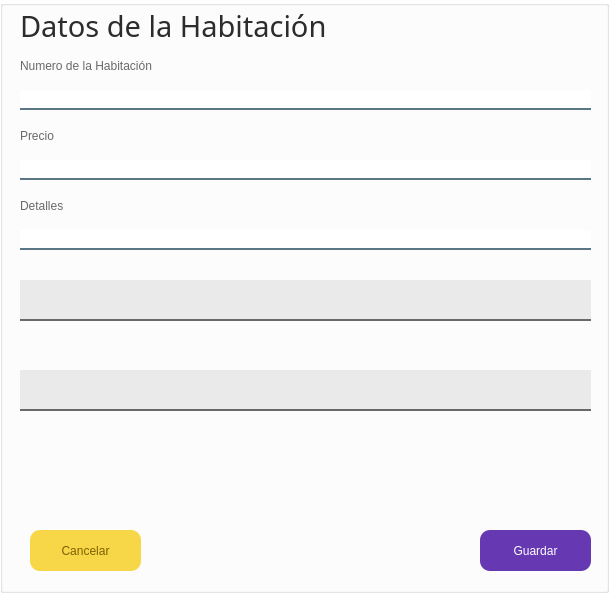
<?xml version="1.0" encoding="UTF-8"?>
<ui version="4.0">
 <class>MainWindow</class>
 <widget class="QMainWindow" name="MainWindow">
  <property name="geometry">
   <rect>
    <x>0</x>
    <y>0</y>
    <width>609</width>
    <height>593</height>
   </rect>
  </property>
  <property name="windowTitle">
   <string>MainWindow</string>
  </property>
  <widget class="QWidget" name="centralwidget">
   <layout class="QVBoxLayout" name="verticalLayout">
    <property name="spacing">
     <number>0</number>
    </property>
    <property name="leftMargin">
     <number>0</number>
    </property>
    <property name="topMargin">
     <number>0</number>
    </property>
    <property name="rightMargin">
     <number>0</number>
    </property>
    <property name="bottomMargin">
     <number>0</number>
    </property>
    <item>
     <widget class="QGroupBox" name="groupBox">
      <property name="styleSheet">
       <string notr="true">QPushButton{
    background:rgba(247,215,71,255);
    /*border: 1px solid #2361a0; /* Cambiar el color del borde a azul oscuro */
    border-radius: 10px;
    font: 75 12pt &quot;Archivo&quot;;
/* Cambiar el color de fondo a azul oscuro */
    color: rgba(128,96,0,255);
}
/*
QPushButton:hover{

background-color: qlineargradient(spread:pad, x1:0, y1:0.505682, x2:1, y2:0.477, stop:0 rgba(14, 52, 83, 1), stop:1 rgba(14, 52, 83, 1));
color: black;

}
*/
QGroupBox{
background-color: rgb(255, 255, 255); /* Cambiar el color de fondo a azul oscuro */
}

QLineEdit{
background-color: rgb(255,255,255);
border:none;
border-bottom:2px solid rgba(46, 82, 101, 200);
   /*color: #2361a0;*/
	color:rgba(106,105,103,255);
    font: 75 12pt &quot;Archivo&quot;;

}

QLabel{
color: rgba(106,105,103,255);
    font: 75 12pt &quot;Archivo&quot;;
}</string>
      </property>
      <property name="title">
       <string/>
      </property>
      <widget class="QLabel" name="label">
       <property name="geometry">
        <rect>
         <x>20</x>
         <y>50</y>
         <width>221</width>
         <height>31</height>
        </rect>
       </property>
       <property name="text">
        <string>Numero de la Habitación</string>
       </property>
      </widget>
      <widget class="QLineEdit" name="lnl_numeroH">
       <property name="geometry">
        <rect>
         <x>20</x>
         <y>90</y>
         <width>571</width>
         <height>20</height>
        </rect>
       </property>
      </widget>
      <widget class="QLabel" name="label_2">
       <property name="geometry">
        <rect>
         <x>20</x>
         <y>120</y>
         <width>221</width>
         <height>31</height>
        </rect>
       </property>
       <property name="text">
        <string>Precio</string>
       </property>
      </widget>
      <widget class="QLineEdit" name="lnl_precio">
       <property name="geometry">
        <rect>
         <x>20</x>
         <y>160</y>
         <width>571</width>
         <height>20</height>
        </rect>
       </property>
      </widget>
      <widget class="QPushButton" name="btn_cerrar">
       <property name="geometry">
        <rect>
         <x>30</x>
         <y>530</y>
         <width>111</width>
         <height>41</height>
        </rect>
       </property>
       <property name="text">
        <string>Cancelar</string>
       </property>
      </widget>
      <widget class="QPushButton" name="btn_guardar">
       <property name="geometry">
        <rect>
         <x>480</x>
         <y>530</y>
         <width>111</width>
         <height>41</height>
        </rect>
       </property>
       <property name="styleSheet">
        <string notr="true">background-color: rgba(102,56,178,255);
color: rgb(255, 255, 255)</string>
       </property>
       <property name="text">
        <string>Guardar</string>
       </property>
      </widget>
      <widget class="QLabel" name="label_3">
       <property name="geometry">
        <rect>
         <x>20</x>
         <y>10</y>
         <width>331</width>
         <height>31</height>
        </rect>
       </property>
       <property name="font">
        <font>
         <family>Archivo</family>
         <pointsize>22</pointsize>
         <weight>9</weight>
         <italic>false</italic>
         <bold>false</bold>
        </font>
       </property>
       <property name="styleSheet">
        <string notr="true">QLabel{
color: rgba(44,44,44,255);
    font: 75 22pt &quot;Archivo&quot;;
}</string>
       </property>
       <property name="text">
        <string>Datos de la Habitación</string>
       </property>
      </widget>
      <widget class="QLabel" name="label_4">
       <property name="geometry">
        <rect>
         <x>20</x>
         <y>190</y>
         <width>221</width>
         <height>31</height>
        </rect>
       </property>
       <property name="text">
        <string>Detalles</string>
       </property>
      </widget>
      <widget class="QLineEdit" name="lnl_detalles">
       <property name="geometry">
        <rect>
         <x>20</x>
         <y>230</y>
         <width>571</width>
         <height>20</height>
        </rect>
       </property>
       <property name="inputMask">
        <string/>
       </property>
       <property name="text">
        <string/>
       </property>
       <property name="placeholderText">
        <string/>
       </property>
      </widget>
      <widget class="QComboBox" name="seleccionCategoria">
       <property name="geometry">
        <rect>
         <x>20</x>
         <y>370</y>
         <width>571</width>
         <height>41</height>
        </rect>
       </property>
       <property name="styleSheet">
        <string notr="true">
QComboBox {
    background: rgba(234, 234, 234, 255);
    border: none;
    border-bottom: 2px solid rgba(106, 105, 103, 255);
    color: rgba(106, 105, 103, 255);
    font: 75 12pt &quot;Archivo&quot;;
    padding-right: 20px; /* Espacio para la flecha de despliegue */
}
QComboBox::drop-down {
    border: none;
    background-color: transparent;
}/* Este elimina la flecxa -------------------------------*/

QComboBox::placeholder {
    color: rgba(106, 105, 103, 255);
}


QComboBox:focus {
    border-bottom: 2px solid rgba(46, 82, 101, 200);
}

QComboBox QAbstractItemView {
    background-color: rgba(255, 255, 255, 255);
    border: 1px solid rgba(106, 105, 103, 255);
    color: rgba(106, 105, 103, 255);
    selection-background-color: transparent; /* Evita que el color cambie al pasar el ratón */
    selection-color: rgb(0, 0, 0); /* Establece el color de texto de la opción seleccionada */
    padding: 5px; /* Aumenta el espacio interno del desplegable */
    min-width: 150px; /* Ajusta el ancho mínimo del desplegable */
}
QComboBox QAbstractItemView:hover {
    color: rgb(0, 0, 0); /* Color de texto al pasar el ratón */
}

QComboBox::item:selected {
    background-color: rgba(0, 0, 0, 0); /* Establece el color de fondo de la opción seleccionada */
}</string>
       </property>
       <property name="placeholderText">
        <string/>
       </property>
      </widget>
      <widget class="QComboBox" name="seleccionNivel">
       <property name="geometry">
        <rect>
         <x>20</x>
         <y>280</y>
         <width>571</width>
         <height>41</height>
        </rect>
       </property>
       <property name="styleSheet">
        <string notr="true">
QComboBox {
    background: rgba(234, 234, 234, 255);
    border: none;
    border-bottom: 2px solid rgba(106, 105, 103, 255);
    color: rgba(106, 105, 103, 255);
    font: 75 12pt &quot;Archivo&quot;;
    padding-right: 20px; /* Espacio para la flecha de despliegue */
}
QComboBox::drop-down {
    background-color:  rgba(234, 234, 234, 255);; /* Cambia el color de fondo del área desplegable */
    border: 1px solid transparent;
	
	color: rgb(0, 0, 0);
}/* Este elimina la flecxa -------------------------------*/

QComboBox::placeholder {
    color: rgba(106, 105, 103, 255);
}


QComboBox:focus {
    border-bottom: 2px solid rgba(46, 82, 101, 200);
}

QComboBox QAbstractItemView {
    background-color: rgba(255, 255, 255, 255);
    border: 1px solid rgba(106, 105, 103, 255);
    color: rgba(106, 105, 103, 255);
    selection-background-color: transparent; /* Evita que el color cambie al pasar el ratón */
    selection-color: rgb(0, 0, 0); /* Establece el color de texto de la opción seleccionada */
    padding: 5px; /* Aumenta el espacio interno del desplegable */
    min-width: 150px; /* Ajusta el ancho mínimo del desplegable */
}
QComboBox QAbstractItemView:hover {
    color: rgb(0, 0, 0); /* Color de texto al pasar el ratón */
}

QComboBox::item:selected {
    background-color: rgba(0, 0, 0, 0); /* Establece el color de fondo de la opción seleccionada */
}</string>
       </property>
       <property name="currentText">
        <string/>
       </property>
       <property name="placeholderText">
        <string/>
       </property>
       <property name="duplicatesEnabled">
        <bool>true</bool>
       </property>
      </widget>
     </widget>
    </item>
   </layout>
  </widget>
 </widget>
 <resources/>
 <connections/>
</ui>
